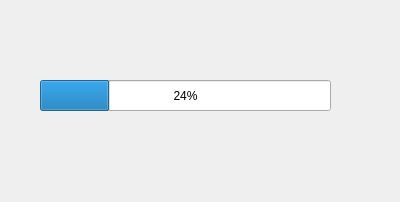
<?xml version="1.0" encoding="UTF-8"?>
<ui version="4.0">
 <class>Update</class>
 <widget class="QDialog" name="Update">
  <property name="geometry">
   <rect>
    <x>0</x>
    <y>0</y>
    <width>400</width>
    <height>202</height>
   </rect>
  </property>
  <property name="windowTitle">
   <string>Dialog</string>
  </property>
  <widget class="QProgressBar" name="progressBar">
   <property name="geometry">
    <rect>
     <x>40</x>
     <y>80</y>
     <width>291</width>
     <height>31</height>
    </rect>
   </property>
   <property name="value">
    <number>24</number>
   </property>
  </widget>
 </widget>
 <resources/>
 <connections/>
</ui>
